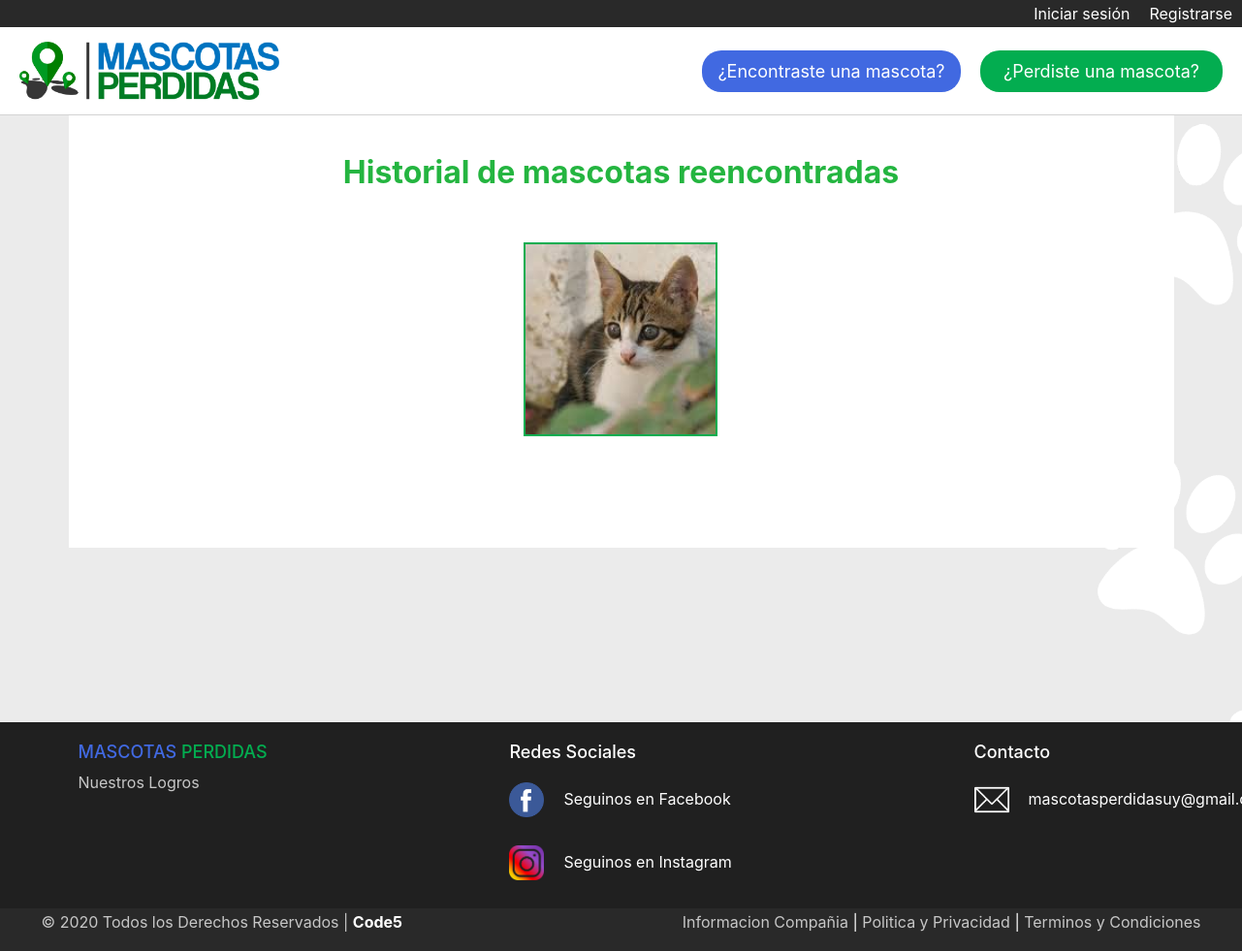
Page /historial/ on the earlier database version.
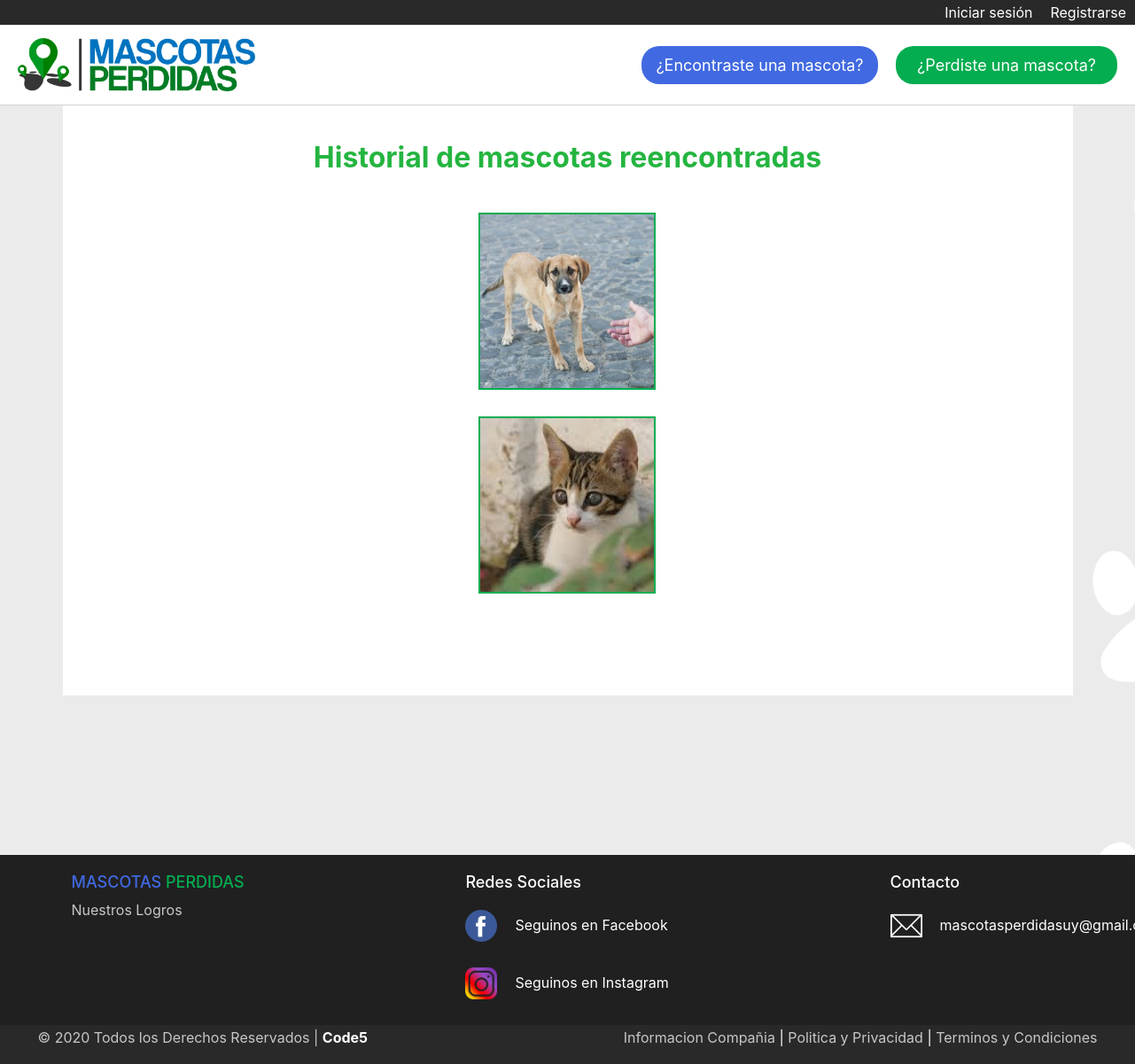
Same page on the later database version.
### Mascotas/models.py (models this page shows)
class MascotaPerdida(models.Model):
    estado = models.CharField(max_length=40)
    imagen = models.ImageField(null=True, blank=True)  # <---- NO SACAR EL NULL NI EL BLANK QUE SE ROMPE LA BBDD
    barrio = models.ForeignKey(Barrio, on_delete=models.CASCADE)
    tipo = models.ForeignKey(Tipo, on_delete=models.CASCADE)
    raza = models.ForeignKey(Raza, on_delete=models.CASCADE)
    fecha = models.DateField()
    nombre = models.CharField(max_length=40)
    mail = models.EmailField()
    telefono = models.IntegerField()
    descripcion = models.TextField()

### Mascotasperdidas/views.py (the view)
# urls.py: path('historial/', historial, name='historial'),
def historial(request):
    historial = MascotaPerdida.objects.order_by('fecha')                      # <---- mostrar ultimos anuncios al principio
    data = {
        'historial':historial
    }
    return render(request, 'historial.html', data)

### Mascotasperdidas/templates/historial.html (shortened to what this page needs)
{% extends 'base.html' %}
    {% block contenido %}
    <div class="white">
        <div class="container" id="fh5co-features">
            <div class="heading animate-box"><h2><b><span class="nav-brand">Historial de mascotas reencontradas</span></b></h2></div>
            <div class="row">
                {% for m in historial %}
                    {% if m.imagen %}
                    <div class="col-sm-4 animate-box">
                        <div class="bordery">
                            {% if m.estado == 'FINALIZADO' %}
                            <figure id= "fotos">
                                <a href="{% url 'ver_publicacion' m.id %}">
                                    <img src="{{ m.imagen.url }}" alt="" class="imagenes_perdido">
                                </a>
                            </figure>
                            {% endif %}
                        </div>
                    </div>
                    {% endif %}
                {% endfor %}
            </div>
        </div>
    </div>
    {% endblock %}

Differences in the rows shown:
now on this page (row edited): MascotaPerdida: imagen (picture)
